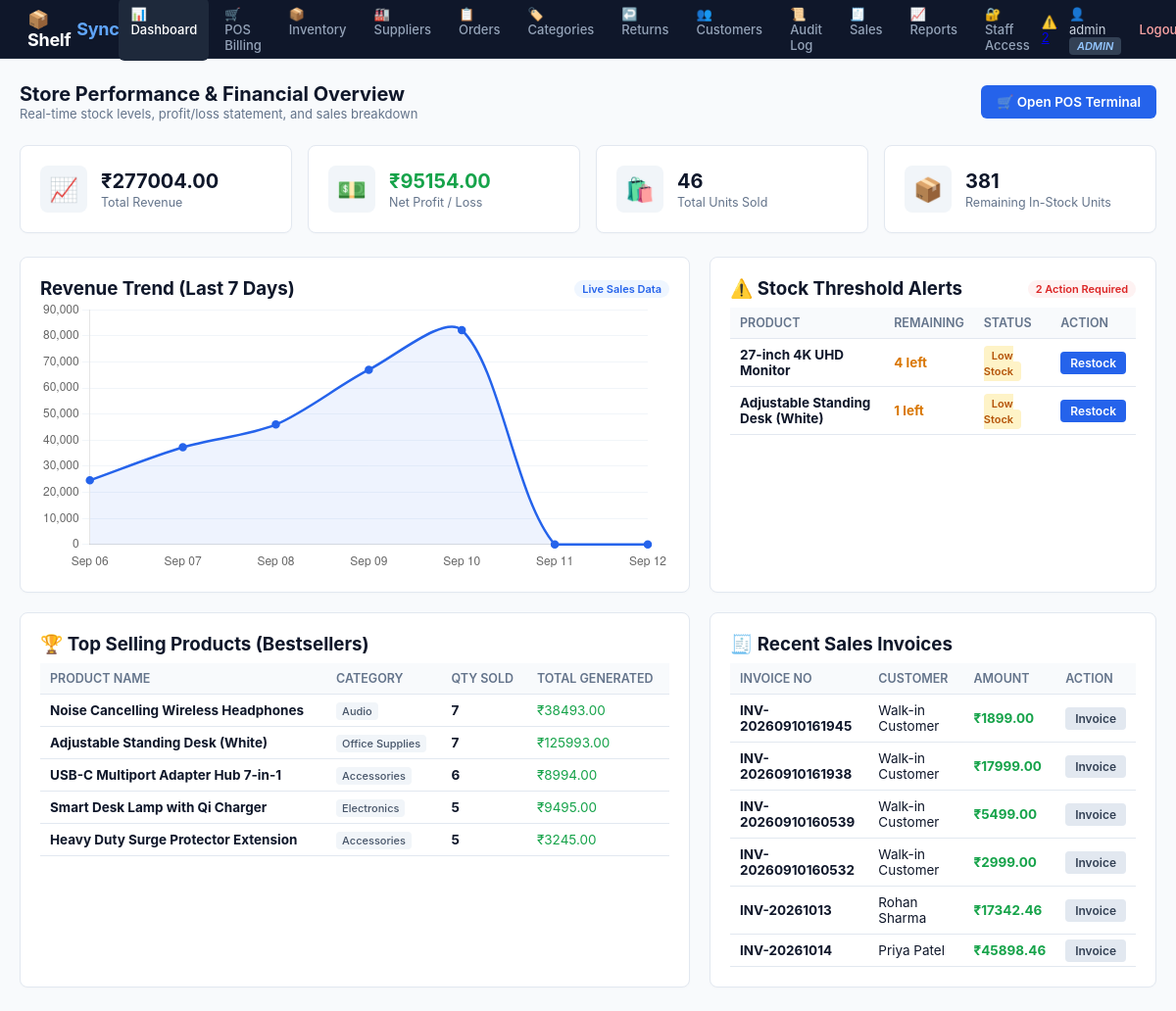
The page / (signed in) on the database its author committed.
### app.py (models this page shows, shortened)
class Product(db.Model):
    __tablename__ = "products"
    id = db.Column(db.Integer, primary_key=True)
    sku = db.Column(db.String(50), unique=True, nullable=True)
    barcode = db.Column(db.String(100), unique=True, nullable=True)
    name = db.Column(db.String(150), nullable=False)
    category = db.Column(db.String(100))
    supplier = db.Column(db.String(150))
    supplier_id = db.Column(db.Integer, db.ForeignKey("suppliers.id"), nullable=True)
    cost_price = db.Column(db.Float, nullable=False, default=0.0)
    price = db.Column(db.Float, nullable=False, default=0.0)
    quantity = db.Column(db.Integer, nullable=False, default=0)
    min_stock = db.Column(db.Integer, nullable=False, default=5)
    created_at = db.Column(db.DateTime, default=datetime.utcnow)

class Invoice(db.Model):
    __tablename__ = "invoices"
    id = db.Column(db.Integer, primary_key=True)
    invoice_number = db.Column(db.String(50), unique=True, nullable=False)
    customer_name = db.Column(db.String(100), default="Walk-in Customer")
    customer_phone = db.Column(db.String(30), default="")
    customer_id = db.Column(db.Integer, db.ForeignKey("customers.id"), nullable=True)
    subtotal = db.Column(db.Float, nullable=False, default=0.0)
    discount = db.Column(db.Float, nullable=False, default=0.0)
    tax = db.Column(db.Float, nullable=False, default=0.0)
    total_amount = db.Column(db.Float, nullable=False, default=0.0)
    payment_method = db.Column(db.String(50), default="Cash")
    created_at = db.Column(db.DateTime, default=datetime.utcnow)
    user_id = db.Column(db.Integer, db.ForeignKey("users.id"), nullable=True)
    items = db.relationship("InvoiceItem", backref="invoice", cascade="all, delete-orphan")
    user = db.relationship("User")

### app.py (the view)
@app.route("/")
@login_required
def dashboard():
    total_products = Product.query.count()
    total_stock_units = db.session.query(func.coalesce(func.sum(Product.quantity), 0)).scalar()
    low_stock_items = Product.query.filter(Product.quantity <= Product.min_stock, Product.quantity > 0).all()
    out_of_stock_items = Product.query.filter(Product.quantity <= 0).all()
    today = date.today()
    today_sales = (
        db.session.query(func.coalesce(func.sum(Sale.amount), 0))
        .filter(func.date(Sale.sale_date) == today.isoformat())
        .scalar()
    )
    today_sales_count = (
        db.session.query(func.count(Sale.id))
        .filter(func.date(Sale.sale_date) == today.isoformat())
        .scalar()
    )
    total_revenue = db.session.query(func.coalesce(func.sum(Sale.amount), 0)).scalar()
    total_sold_units = db.session.query(func.coalesce(func.sum(Sale.quantity), 0)).scalar()
    total_cost_of_goods_sold = (
        db.session.query(func.coalesce(func.sum(Sale.quantity * Product.cost_price), 0))
        .join(Product, Sale.product_id == Product.id)
        .scalar()
    )
    net_profit = round(total_revenue - total_cost_of_goods_sold, 2)
    inventory_value = db.session.query(func.coalesce(func.sum(Product.price * Product.quantity), 0)).scalar()
    bestsellers = (
        db.session.query(
            Product.name,
            Product.category,
            func.sum(Sale.quantity).label("total_qty"),
            func.sum(Sale.amount).label("total_rev")
        )
        .join(Sale, Sale.product_id == Product.id)
        .group_by(Product.id)
        .order_by(func.sum(Sale.quantity).desc())
        .limit(5)
        .all()
    )
    chart_dates, chart_sales = [], []
    for i in range(6, -1, -1):
        day = today - timedelta(days=i)
        day_str = day.isoformat()
        day_val = (
            db.session.query(func.coalesce(func.sum(Sale.amount), 0))
            .filter(func.date(Sale.sale_date) == day_str)
            .scalar()
        )
        chart_dates.append(day.strftime("%b %d"))
        chart_sales.append(round(day_val, 2))
    recent_invoices = Invoice.query.order_by(Invoice.created_at.desc()).limit(6).all()
    return render_template(
        "dashboard.html",
        total_products=total_products,
        total_stock_units=total_stock_units,
        low_stock_items=low_stock_items,
        out_of_stock_items=out_of_stock_items,
        today_sales=today_sales,
        today_sales_count=today_sales_count,
        total_revenue=total_revenue,
        total_sold_units=total_sold_units,
        net_profit=net_profit,
        inventory_value=inventory_value,
        bestsellers=bestsellers,
        chart_dates=chart_dates,
        chart_sales=chart_sales,
        recent_invoices=recent_invoices,
    )

### app.py (called while the page is built)
def login_required(view_func):
    from functools import wraps
    @wraps(view_func)
    def wrapped(*args, **kwargs):
        if "user_id" not in session:
            flash("Please log in to access ShelfSync.", "error")
            return redirect(url_for("login"))
        return view_func(*args, **kwargs)
    return wrapped

@app.context_processor
def inject_user():
    low_count = Product.query.filter(Product.quantity <= Product.min_stock).count()
    return {
        "current_username": session.get("username"),
        "current_role": session.get("role"),
        "critical_alert_count": low_count
    }

### templates/dashboard.html (shortened to what this page needs)
{% extends "base.html" %}
{% block content %}
<div class="page-header flex-between">
    <div>
        <h2>Store Performance & Financial Overview</h2>
        <p class="text-muted" style="font-size: 13px;">Real-time stock levels, profit/loss statement, and sales breakdown</p>
    </div>
    <div class="header-actions">
        <a href="{{ url_for('pos') }}" class="btn btn-primary">🛒 Open POS Terminal</a>
    </div>
</div>
<div class="metrics-grid">
    <div class="metric-card">
        <div class="metric-icon icon-revenue">📈</div>
        <div class="metric-data">
            <div class="metric-value">₹{{ "%.2f"|format(total_revenue) }}</div>
            <div class="metric-label">Total Revenue</div>
        </div>
    </div>
    <div class="metric-card">
        <div class="metric-icon icon-profit {{ 'icon-loss' if net_profit < 0 }}">💵</div>
        <div class="metric-data">
            <div class="metric-value {{ 'text-danger' if net_profit < 0 else 'text-success' }}">
                ₹{{ "%.2f"|format(net_profit) }}
            </div>
            <div class="metric-label">Net Profit / Loss</div>
        </div>
    </div>
    <div class="metric-card">
        <div class="metric-icon icon-sales">🛍️</div>
        <div class="metric-data">
            <div class="metric-value">{{ total_sold_units }}</div>
            <div class="metric-label">Total Units Sold</div>
        </div>
    </div>
    <div class="metric-card">
        <div class="metric-icon icon-stock">📦</div>
        <div class="metric-data">
            <div class="metric-value">{{ total_stock_units }}</div>
            <div class="metric-label">Remaining In-Stock Units</div>
        </div>
    </div>
</div>
<div class="dashboard-grid">
    <div class="chart-card">
        <div class="card-header flex-between">
            <h3>Revenue Trend (Last 7 Days)</h3>
            <span class="badge-pill">Live Sales Data</span>
        </div>
        <canvas id="salesChart" height="130"></canvas>
    </div>
    <div class="table-card alert-card">
        <div class="card-header flex-between">
            <h3>⚠️ Stock Threshold Alerts</h3>
            <span class="badge-pill badge-danger-pill">{{ (low_stock_items|length) + (out_of_stock_items|length) }} Action Required</span>
        </div>
        {% if low_stock_items or out_of_stock_items %}
        <table class="data-table compact-table">
            <thead>
                <tr>
                    <th>Product</th>
                    <th>Remaining</th>
                    <th>Status</th>
                    <th>Action</th>
                </tr>
            </thead>
            <tbody>
                {% for p in low_stock_items %}
                <tr>
                    <td><strong>{{ p.name }}</strong></td>
                    <td><strong class="text-warning">{{ p.quantity }} left</strong></td>
                    <td><span class="status-badge badge-low">Low Stock</span></td>
                    <td><a href="{{ url_for('restock_product', product_id=p.id) }}" class="btn-sm btn-primary">Restock</a></td>
                </tr>
                {% endfor %}
            </tbody>
        </table>
        {% else %}
        <div class="empty-state">
            <p class="text-success font-weight-bold">✔ All stock levels are currently above minimum threshold!</p>
        </div>
        {% endif %}
    </div>
</div>
<div class="dashboard-grid" style="margin-top: 20px;">
    <div class="table-card">
        <h3>🏆 Top Selling Products (Bestsellers)</h3>
        <table class="data-table compact-table">
            <thead>
                <tr>
                    <th>Product Name</th>
                    <th>Category</th>
                    <th>Qty Sold</th>
                    <th>Total Generated</th>
                </tr>
            </thead>
            <tbody>
                {% for b in bestsellers %}
                <tr>
                    <td><strong>{{ b.name }}</strong></td>
                    <td><span class="type-badge">{{ b.category or 'General' }}</span></td>
                    <td><strong>{{ b.total_qty }}</strong></td>
                    <td class="text-success">₹{{ "%.2f"|format(b.total_rev) }}</td>
                </tr>
                {% else %}
                <tr><td colspan="4" class="text-center text-muted">No sales recorded yet.</td></tr>
                {% endfor %}
            </tbody>
        </table>
    </div>
    <div class="table-card">
        <h3>🧾 Recent Sales Invoices</h3>
        <table class="data-table compact-table">
            <thead>
                <tr>
                    <th>Invoice No</th>
                    <th>Customer</th>
                    <th>Amount</th>
                    <th>Action</th>
                </tr>
            </thead>
            <tbody>
                {% for inv in recent_invoices %}
                <tr>
                    <td><strong>{{ inv.invoice_number }}</strong></td>
                    <td>{{ inv.customer_name }}</td>
                    <td class="text-success"><strong>₹{{ "%.2f"|format(inv.total_amount) }}</strong></td>
                    <td><a href="{{ url_for('view_invoice', invoice_id=inv.id) }}" class="btn-sm btn-secondary">Invoice</a></td>
                </tr>
                {% else %}
                <tr><td colspan="4" class="text-center text-muted">No recent sales.</td></tr>
                {% endfor %}
            </tbody>
        </table>
    </div>
</div>
<script>
const ctx = document.getElementById('salesChart').getContext('2d');
new Chart(ctx, {
    type: 'line',
    data: {
        labels: {{ chart_dates|tojson }},
        datasets: [{
            label: 'Daily Revenue (₹)',
            data: {{ chart_sales|tojson }},
            borderColor: '#2563eb',
            backgroundColor: 'rgba(37, 99, 235, 0.08)',
            borderWidth: 2.5,
            pointBackgroundColor: '#2563eb',
            fill: true,
            tension: 0.3
        }]
    },
    options: {
        responsive: true,
        plugins: { legend: { display: false } },
        scales: {
            y: { beginAtZero: true, grid: { color: '#f1f5f9' } },
            x: { grid: { display: false } }
        }
    }
});
</script>
{% endblock %}

### static/style.css (style rules this page uses)
:root { --primary: #0f172a; --primary-light: #1e293b; --accent: #2563eb; --accent-hover: #1d4ed8; --success: #16a34a; --warning: #d97706; --danger: #dc2626; --bg: #f8fafc; --card-bg: #ffffff; --text: #0f172a; --text-muted: #64748b; --border: #e2e8f0; }
* { box-sizing: border-box; margin: 0; padding: 0; font-family: -apple-system, BlinkMacSystemFont, 'Segoe UI', Roboto, Helvetica, Arial, sans-serif; }
body { background-color: var(--bg); color: var(--text); min-height: 100vh; }
.page-header { margin-bottom: 24px; }
.page-header h2 { font-size: 20px; font-weight: 700; color: var(--primary); }
.flex-between { display: flex; justify-content: space-between; align-items: center; }
.btn { padding: 9px 16px; border: none; border-radius: 6px; font-weight: 600; cursor: pointer; text-decoration: none; display: inline-flex; align-items: center; gap: 6px; font-size: 13.5px; transition: 0.15s; }
.btn-primary { background: var(--accent); color: white; }
.btn-secondary { background: #64748b; color: white; }
.btn-sm { padding: 4px 10px; border-radius: 4px; font-size: 12px; text-decoration: none; border: none; cursor: pointer; font-weight: 600; }
.btn-sm.btn-primary { background: var(--accent); color: white; }
.btn-sm.btn-secondary { background: #e2e8f0; color: #334155; }
.table-card, .form-card, .chart-card, .metric-card, .filter-card { background: var(--card-bg); border-radius: 8px; padding: 20px; border: 1px solid var(--border); box-shadow: 0 1px 3px rgba(0,0,0,0.02); }
.metrics-grid { display: grid; grid-template-columns: repeat(auto-fit, minmax(220px, 1fr)); gap: 16px; margin-bottom: 24px; }
.metric-card { display: flex; align-items: center; gap: 14px; }
.metric-icon { font-size: 24px; width: 48px; height: 48px; display: flex; align-items: center; justify-content: center; border-radius: 8px; background: #f1f5f9; }
.metric-value { font-size: 20px; font-weight: 700; color: var(--primary); }
.metric-label { font-size: 12.5px; color: var(--text-muted); margin-top: 2px; }
.dashboard-grid { display: grid; grid-template-columns: 3fr 2fr; gap: 20px; }
.data-table { width: 100%; border-collapse: collapse; margin-top: 8px; font-size: 13.5px; }
.data-table th, .data-table td { padding: 10px 12px; border-bottom: 1px solid var(--border); text-align: left; }
.data-table th { background: #f8fafc; color: var(--text-muted); font-weight: 600; font-size: 12.5px; text-transform: uppercase; }
.compact-table th, .compact-table td { padding: 8px 10px; }
.status-badge { padding: 3px 8px; border-radius: 4px; font-size: 11px; font-weight: 600; }
.badge-low { background: #fef3c7; color: #b45309; }
.type-badge { padding: 2px 6px; border-radius: 4px; font-size: 11px; font-weight: 500; background: #f1f5f9; color: #475569; }
.badge-pill { font-size: 11px; padding: 2px 8px; border-radius: 12px; background: #eff6ff; color: #2563eb; font-weight: 600; }
.badge-danger-pill { background: #fef2f2; color: #dc2626; }
.text-muted { color: var(--text-muted); }
.text-success { color: var(--success); }
.text-warning { color: var(--warning); }

### rows shown on the page
Product: name "27-inch 4K UHD Monitor", quantity "4"
Product: name "Adjustable Standing Desk (White)", quantity "1", category "Office Supplies", total_qty "7", total_rev "125993.00"
Product: name "Noise Cancelling Wireless Headphones", category "Audio", total_qty "7", total_rev "38493.00"
Product: name "USB-C Multiport Adapter Hub 7-in-1", category "Accessories", total_qty "6", total_rev "8994.00"
Product: name "Smart Desk Lamp with Qi Charger", category "Electronics", total_qty "5", total_rev "9495.00"
Product: name "Heavy Duty Surge Protector Extension", category "Accessories", total_qty "5", total_rev "3245.00"
Invoice: invoice_number "INV-20260910161945", customer_name "Walk-in Customer", total_amount "1899.00"
Invoice: invoice_number "INV-20260910161938", customer_name "Walk-in Customer", total_amount "17999.00"
Invoice: invoice_number "INV-20260910160539", customer_name "Walk-in Customer", total_amount "5499.00"
Invoice: invoice_number "INV-20260910160532", customer_name "Walk-in Customer", total_amount "2999.00"
Invoice: invoice_number "INV-20261013", customer_name "Rohan Sharma", total_amount "17342.46"
Invoice: invoice_number "INV-20261014", customer_name "Priya Patel", total_amount "45898.46"

### other values the page prints
{{ critical_alert_count }} "2"
{{ current_username }} "admin"
{{ current_role }} "ADMIN"
{{ "%.2f"|format(total_revenue) }} "277004.00"
{{ "%.2f"|format(net_profit) }} "95154.00"
{{ total_sold_units }} "46"
{{ total_stock_units }} "381"
{{ (low_stock_items|length) + (out_of_stock_items|length) }} "2"
chart data {{ chart_sales|tojson }} [24594.0, 37294.0, 45994.0, 66994.0, 82190.0, 0, 0]
